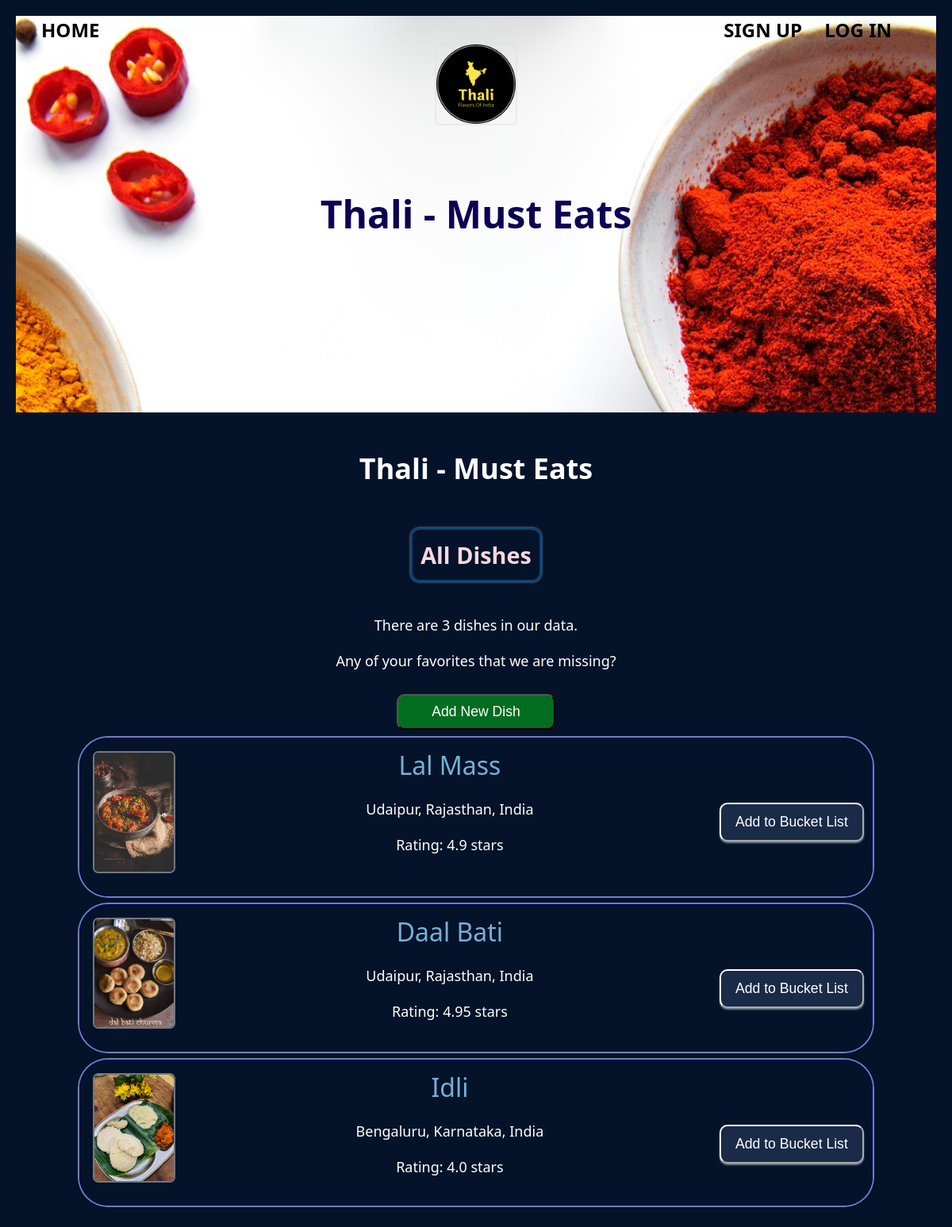
/all_dishes, run on the app's committed database.
### thali_app/models.py (models this page shows, shortened)
class Dish(db.Model):
    id = db.Column(db.Integer, primary_key=True)
    name = db.Column(db.String(80), nullable=False)
    short_desc = db.Column(db.String(500), nullable=False)
    photo_url = db.Column(URLType)
    where_to_eat = db.Column(db.String(80), nullable=False)
    category = db.Column(db.Enum(FoodCategory), default=FoodCategory.OTHER)
    rating = db.Column(db.Float, default=0)
    ratings = db.relationship('Rating', backref='dish')
    city_id = db.Column(
        db.Integer, db.ForeignKey('city.id'), nullable=False)
    city = db.relationship('City', back_populates='dishes')
    state = db.relationship('City', back_populates='dishes')
    country = db.relationship('City', back_populates='dishes')
    created_by_id = db.Column(db.Integer, db.ForeignKey('user.id'))
    created_by = db.relationship('User')
    favorites_list_dishes = db.relationship(
        'User', secondary='user_favorites_list', back_populates='favorites_list_user')
    def __repr__(self):
        return f"<{self.id}:{self.name}>"

class City(db.Model):
    id = db.Column(db.Integer, primary_key=True)
    name = db.Column(db.String(80), nullable=False)
    state = db.Column(db.String(80), nullable=False)
    region = db.Column(db.String(80), nullable=False)
    country = db.Column(db.String(80), nullable=False)
    short_desc = db.Column(db.String(1000), nullable=False)
    photo_url = db.Column(URLType)
    dishes = db.relationship('Dish', back_populates='city')
    created_by_id = db.Column(db.Integer, db.ForeignKey('user.id'))
    created_by = db.relationship('User')
    def __str__(self):
        return f"{self.name}, {self.state}, {self.country}"

### thali_app/main/routes.py (the view)
@main.route('/all_dishes')
def all_dishes():
    all_dishes = Dish.query.order_by(Dish.city_id).all()
    print(all_dishes)
    return render_template('all_dishes.html', all_dishes=all_dishes)

### thali_app/templates/all_dishes.html
{% extends 'base.html' %}
{% block content %}
<h1>Thali - Must Eats</h1>
<h2>All Dishes</h2>
<p>There are {{all_dishes|length}} dishes in our data.</p>
<p>Any of your favorites that we are missing?</p>
<form action="/new_dish" method="post">
    <input type="submit" value="Add New Dish">
</form>
{% for dish in all_dishes %}
<div class="all-dish">
    <a href="/dish/{{ dish.id }}"><img src="{{ dish.photo_url }}" alt="{{ dish.name }}" width="100px" height="50px"></a>
    <div class="all-dish-info">
        <a href="/dish/{{ dish.id }}">{{ dish.name }} </a>
        <p> {{ dish.city }} </p>
        <p> Rating: {{ dish.rating }} stars</p>
    </div>
    <form action="/add_to_favorites_list/{{ dish.id }}" method="post">
        <input type="submit" value="Add to Bucket List">
    </form>
</div>
{% endfor %}
{% endblock %}

### thali_app/templates/base.html (shortened to what this page needs)
<!DOCTYPE html>
<html>
    <head>
        <link rel="stylesheet" href="/static/style.css">
    </head>
    <body>
        <div class="page-header">
            <header>Thali - Must Eats</header>
            <nav>
                <a href="/">Home</a>
                <div>
                    {% if current_user.is_authenticated %}
                        <a href="/">All Cities</a>
                        <a href="/all_dishes">All Dishes</a>
                        <a href="/new_city">New City</a>
                        <a href="/new_dish">New Dish</a>
                        <a href="/logout">Log Out</a>
                        <a href="/favorites_list">Food Bucket List</a>
                    {% else %}
                        <a href="/signup">Sign Up</a>
                        <a href="/login">Log In</a>
                    {% endif %}
                </div>
            </nav>
            <img src="/static/img/logo.png" alt='Thali Must Eats Logo' class='logo' width="100px"  height="100px"/>
        </div>
        <div id="content">
            {% block content %}{% endblock %}
        </div>
    </body>
</html>

### thali_app/static/style.css (style rules this page uses)
#content { max-width: 1000px; width: 100%; margin: 0 auto; padding: 2rem; padding: 20px; font-size: 18px; }
body { font-family: 'Segoe UI', 'Roboto', 'Oxygen', 'Ubuntu', 'Cantarell', 'Fira Sans', 'Droid Sans', 'Helvetica Neue', sans-serif; line-height: 1.5; margin: 0; padding: 20px; text-align: center; background-color: rgb(4, 19, 41); color: white; }
.page-header { background-image: url('/static/img/background-2.jpeg'); background-size: cover; background-position: center top; background-attachment: fixed; height: 500px; width: 100%; position: relative; color: #fff; }
.page-header::after { position: absolute; top: 0; left: 0; width: 100%; height: 100%; background-color: rgba(0, 0, 0, 0.7); }
.page-header header { position: absolute; top: 50%; left: 50%; transform: translate(-50%, -50%); text-align: center; color: rgb(13, 1, 83); z-index: 1; font-size: 3rem; font-weight: bolder; }
nav { display: flex; justify-content: space-between; align-items: center; padding: 0 2rem; }
nav a { color: black; font-size: 1.5rem; font-weight: 800; margin-right: 1.5rem; text-decoration: none; text-transform: uppercase; }
h2 { color:rgb(249, 216, 221); font-size: 1.8rem; border: 2px solid rgb(3, 67, 124); border-radius: 0.7rem; padding: 10px; display: inline-block; box-shadow: 0px 0px 2px 2px rgba(94, 109, 137, 0.601); }
img { flex: 1; position: relative; max-width: 100%; text-align: center; border-radius: 5px; border-color: black; box-shadow: 0 0 0 2px rgba(223, 221, 221, 0.5); height: auto; }
div.all-dish { display: flex; flex-direction:row; border: 1px solid rgb(2, 2, 114); border-radius: 2em; box-shadow: 0 0 0 2px rgba(138, 163, 214, 0.786); padding: 10px; margin-bottom: 10px; }
.all-dish a { color: rgb(118, 176, 214); font-size: 2rem; text-decoration: none; }
.all-dish-info { flex: 1; }
.all-dish input[type=submit] { flex: 1; padding: 12px 5px; width: 100%; margin: 4em 1.5em 0 0; background-color: #1a2b48; border-color: white; box-shadow: 0 2px 2px rgba(188, 204, 214, 0.629); }
.all-dish img { flex: 1; margin: 0.5rem; }
form { font-size: 16px; }
input { font-size: 16px; word-wrap: break-word; }
input[type=submit] { width: 20%; align-self: center; background-color: #026d20; border-radius: 10px; color: white; font-size: 1.1em; padding: 10px 20px; margin: 10px; }

### data on the page
Dish: photo_url (picture), name "Lal Mass", city "Udaipur, Rajasthan, India", rating "4.9"
Dish: photo_url (picture), name "Daal Bati", city "Udaipur, Rajasthan, India", rating "4.95"
Dish: photo_url (picture), name "Idli", city "Bengaluru, Karnataka, India", rating "4.0"

### other printed values
{{ all_dishes|length }} "3"
